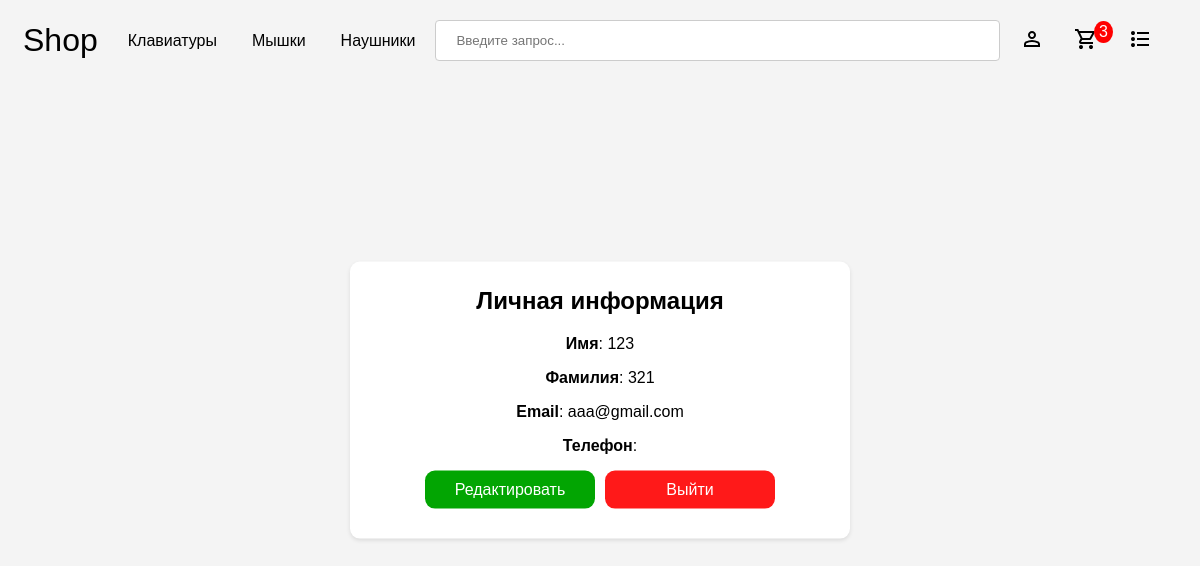
/profile/ (signed in), run on the app's committed database.
### base/models.py (models this page shows)
class User(AbstractUser):
    email = models.EmailField(null=True, unique=True)
    phone_number = models.CharField(
        max_length=20,
        validators=[phone_regex],
        null = True,
        blank=False
    )
    username = models.CharField(max_length=100, blank = True, null = True)
    USERNAME_FIELD = 'email'
    REQUIRED_FIELDS = []

### base/views.py (the view)
# urls.py: path('profile/',views.profile, name = 'profile'),
@login_required(login_url='/login')
def profile(request):
    user=request.user
    context = {'user':user}
    return render(request,'profile.html',context)

### base/context_processors.py (called while the page is built)
def cart_item_count(request):
    cart_count = 0
    cart = None
    if request.user.is_authenticated:
        cart,_ = Cart.objects.get_or_create(user=request.user, status = '-')
    elif request.session.session_key != None:
        cart,_ = Cart.objects.get_or_create(session_key=request.session.session_key,status = '-')
    if cart:
        cart_products = CartItem.objects.filter(cart=cart)
        if cart_products.exists():
            cart_count = cart_products.aggregate(Sum('quantity'))['quantity__sum']
        else:
            cart_count = 0
    return {'cart_item_count': cart_count}

### templates/profile.html (shortened to what this page needs)
{% load static %}
<!DOCTYPE html>
<html lang="en">
<head>
</head>
<body>
    {% include 'navbar.html' %}
    <div class="profile-container">
        <h2>Личная информация</h2>
        <p><strong>Имя</strong>: {{ user.first_name }}</p>
        <p><strong>Фамилия</strong>: {{ user.last_name }}</p>
        <p><strong>Email</strong>: {{ user.email }}</p>
        <p><strong>Телефон</strong>:
        </p>
        <div class="button-wrapper">
            <a class="button edit" href="{% url 'update-profile' %}">Редактировать</a>
            <a class="button logout" href="{% url 'logout' %}">Выйти</a>
        </div>
    </div>
</body>
</html>

### templates/profile.html (style rules this page uses)
.profile-container { position: absolute; top: 50%; left: 50%; transform: translate(-50%,-50%); font-family: Arial, Helvetica, sans-serif; border-style: solid; border-width: 0px; border-radius: 10px; border-color: black; text-align: center; width: 80%; max-width: 500px; padding-bottom: 20px; background-color: white; box-shadow: 0 2px 4px rgba(0, 0, 0, 0.1); padding: 5px 0px 30px 0px; }
a { padding: 10px; text-decoration: none; color: white; border-radius: 10px; border-width: 5px; }
.edit { background-color: rgb(2, 165, 2); margin-right: 1%; margin-left:auto; }
.logout { background-color: rgb(255, 25, 25); margin-left: 1%; margin-right: auto; }
body { background-color: #f4f4f4; overflow-y: scroll; }
.button { display:block; width:30%; }
.button-wrapper { display: flex; align-items: center; }

### data on the page
User: first_name "123", last_name "321", email "aaa@gmail.com"

### other printed values
{{ cart_item_count }} "3"
